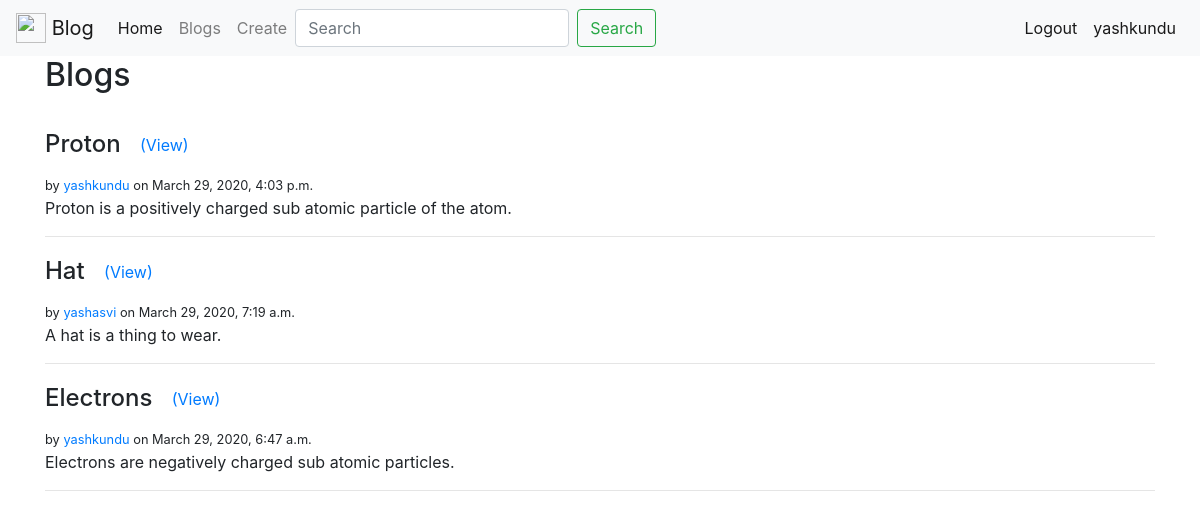
Before: /blogs/ (signed in) with the older database file.
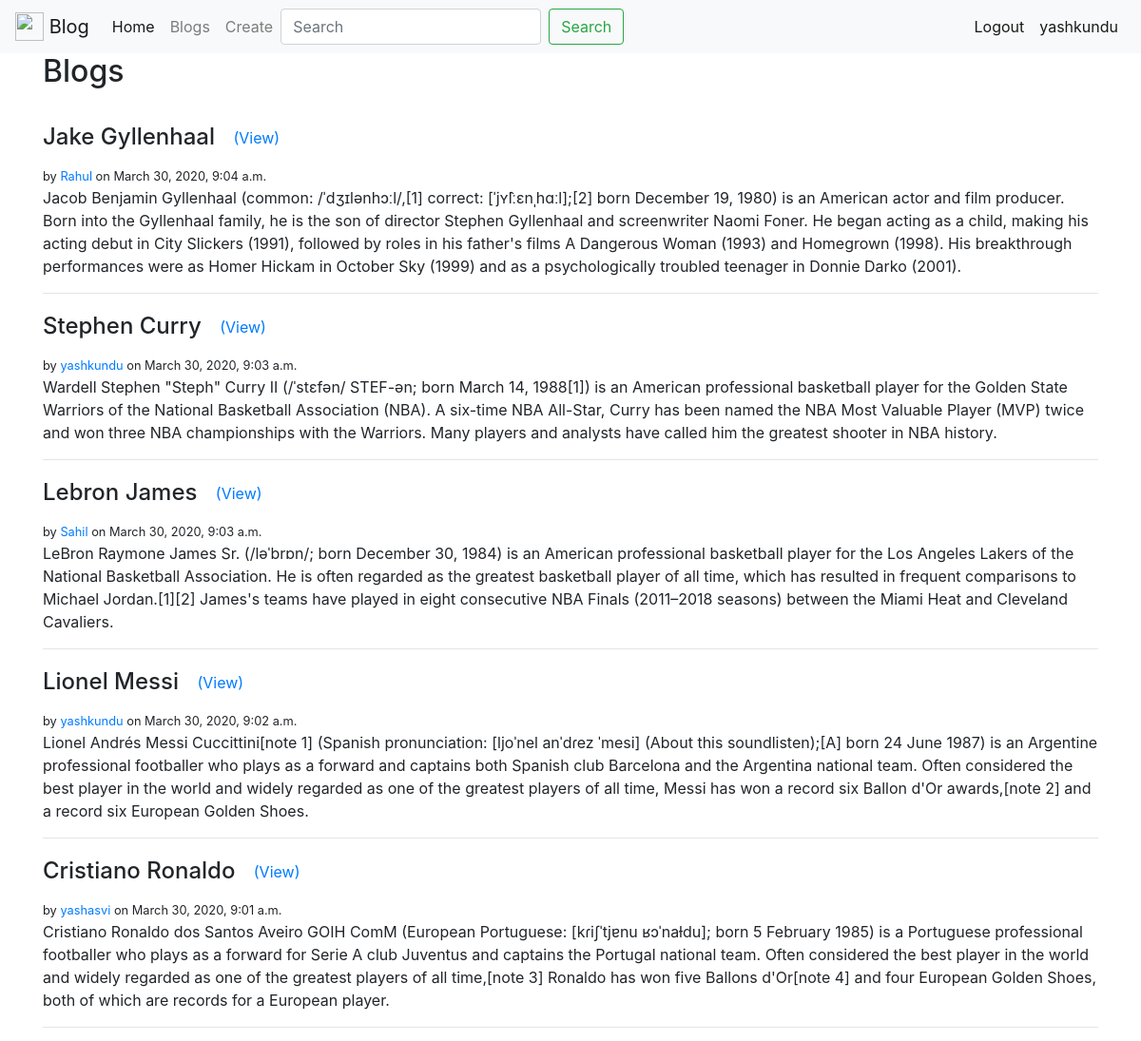
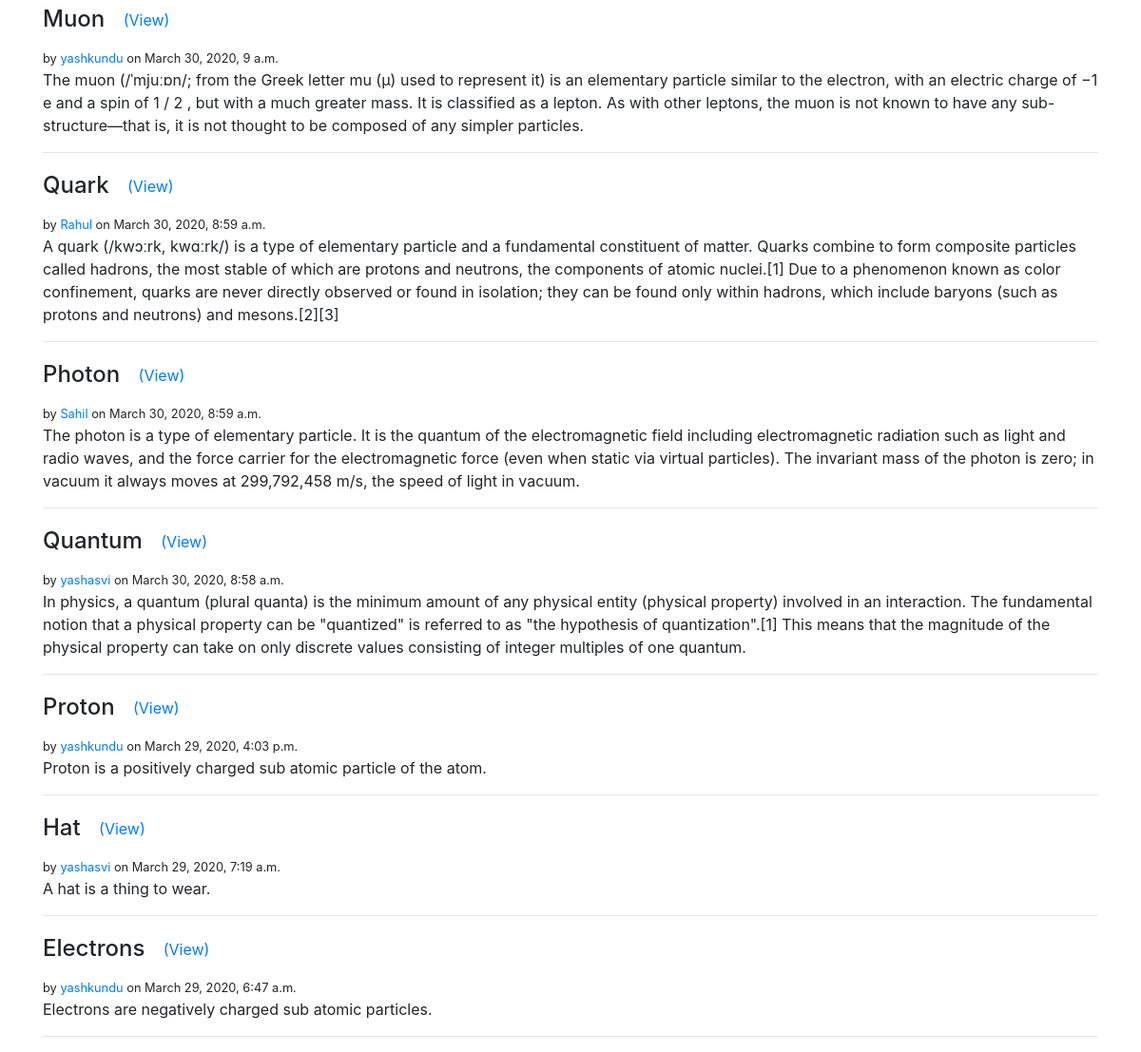
After: the same page with the newer database file (2 pictures, top to bottom).
### blogs/models.py (models this page shows, shortened)
class Blog(models.Model):
    author = models.ForeignKey(settings.AUTH_USER_MODEL, on_delete=models.CASCADE, related_name='blogs')
    title = models.CharField(max_length=120)
    content = models.TextField()
    timestamp = models.DateTimeField(auto_now_add=True)

### blogs/views.py (the view)
class BlogListView(LoginRequiredMixin, ListView):
    login_url = '/accounts/login/'
    model = Blog
    def get_queryset(self):
        user = self.request.user
        qs = Blog.objects.filter(Q(author__in=user.profile.get_following()) | Q(author=user)).order_by('-timestamp')
        query = self.request.GET.get('q', None)
        if query is not None:
            qs = qs.filter( Q(title__icontains=query) | Q(content__icontains=query)).distinct()
        return qs

### accounts/models.py (called while the page is built)
    def get_absolute_url(self):
        return reverse_lazy('accounts:detail', kwargs={'username': self.user.username})

    def get_following(self):
        users = self.following.all()
        return users.exclude(username=self.user.username)

### blogs/templates/blogs/blog_list.html (shortened to what this page needs)
{% extends 'base.html' %}
{% block content %}
  <h2>Blogs</h2><br>
  {% for object in object_list %}
    <h4>{{ object.title }} <a class="btn btn-link" href="{% url 'blogs:detail' pk=object.pk %}">(View)</a></h3>
    <small>by <a href="{{ object.author.profile.get_absolute_url }}">{{ object.author }}</a> on {{ object.timestamp }}</small>
    <p>{{ object.content }}</p>
    <hr>
  {% endfor %}
{% endblock %}

### templates/base.html (shortened to what this page needs)
<!doctype html>
<html lang="en">
  <head>
    <link rel="stylesheet" href="https://stackpath.bootstrapcdn.com/bootstrap/4.4.1/css/bootstrap.min.css">
  </head>
  <body>
    {% include 'snippets/navbar.html' %}
    <div class="container">
      {% block content %}
      {% endblock %}
    </div>
  </body>
</html>

### templates/snippets/navbar.html (shortened to what this page needs)
<nav class="navbar navbar-expand-lg navbar-light bg-light">
  <a class="navbar-brand" href="{% url 'home' %}">
    <img src="https://upload.wikimedia.org/wikipedia/commons/3/31/Blogger.svg" width="30" height="30" class="d-inline-block align-top" alt="">
    Blog
  </a>
  <div class="collapse navbar-collapse" id="navbarSupportedContent">
    <ul class="navbar-nav mr-auto">
      <li class="nav-item active">
        <a class="nav-link" href="{% url 'home' %}">Home <span class="sr-only">(current)</span></a>
      </li>
      <li class="nav-item">
        <a class="nav-link" href="{% url 'blogs:list' %}">Blogs</a>
      </li>
      <li class="nav-item">
        <a class="nav-link" href="{% url 'blogs:create' %}">Create</a>
      </li>
      {% if request.path == '/blogs/' %}
      <form class="form-inline" action="{% url 'blogs:list' %}" method="GET">
        <input class="form-control mr-sm-2" type="text" placeholder="Search" aria-label="Search" name='q' value="{{ request.GET.q }}">
        <button class="btn btn-outline-success my-2 my-sm-0" type="submit">Search</button>
      </form>
      {% endif %}
    </ul>
    {% if request.user.is_authenticated %}
    <ul class="navbar-nav ml-auto">
      <li class="nav-item active">
        <a class="nav-link" href="{% url 'accounts:logout' %}">Logout</a>
      </li>
      <li class="nav-item active">
        <a class="nav-link" href="{% url 'accounts:detail' username=request.user.username %}">{{ request.user.username }}</a>
      </li>
    </ul>
    {% endif %}
  </div>
</nav>

Changed rows visible on the page:
added Blog: title "Jake Gyllenhaal", author "Rahul", timestamp "March 30, 2020, 9:04 a.m.", content "Jacob Benjamin Gyllenhaal (common: /ˈdʒɪlənhɔːl/,[1] correct: [ˈjʏ̂lːɛnˌhɑːl];[2] born December 19, 1980) is an American actor and film producer. Born into the Gyllenhaal family, he is the son of director Stephen Gyllenhaal and screenwriter Naomi Foner. He began acting as a child, making his acting debut in City Slickers (1991), followed by roles in his father's films A Dangerous Woman (1993) and Homegrown (1998). His breakthrough performances were as Homer Hickam in October Sky (1999) and as a psychologically troubled teenager in Donnie Darko (2001)."
added Blog: title "Stephen Curry", author "yashkundu", timestamp "March 30, 2020, 9:03 a.m.", content "Wardell Stephen \"Steph\" Curry II (/ˈstɛfən/ STEF-ən; born March 14, 1988[1]) is an American professional basketball player for the Golden State Warriors of the National Basketball Association (NBA). A six-time NBA All-Star, Curry has been named the NBA Most Valuable Player (MVP) twice and won three NBA championships with the Warriors. Many players and analysts have called him the greatest shooter in NBA history."
added Blog: title "Lebron James", author "Sahil", timestamp "March 30, 2020, 9:03 a.m.", content "LeBron Raymone James Sr. (/ləˈbrɒn/; born December 30, 1984) is an American professional basketball player for the Los Angeles Lakers of the National Basketball Association. He is often regarded as the greatest basketball player of all time, which has resulted in frequent comparisons to Michael Jordan.[1][2] James's teams have played in eight consecutive NBA Finals (2011–2018 seasons) between the Miami Heat and Cleveland Cavaliers."
added Blog: title "Lionel Messi", author "yashkundu", timestamp "March 30, 2020, 9:02 a.m.", content "Lionel Andrés Messi Cuccittini[note 1] (Spanish pronunciation: [ljoˈnel anˈdɾez ˈmesi] (About this soundlisten);[A] born 24 June 1987) is an Argentine professional footballer who plays as a forward and captains both Spanish club Barcelona and the Argentina national team. Often considered the best player in the world and widely regarded as one of the greatest players of all time, Messi has won a record six Ballon d'Or awards,[note 2] and a record six European Golden Shoes."
added Blog: title "Cristiano Ronaldo", author "yashasvi", timestamp "March 30, 2020, 9:01 a.m.", content "Cristiano Ronaldo dos Santos Aveiro GOIH ComM (European Portuguese: [kɾiʃˈtjɐnu ʁɔˈnaɫdu]; born 5 February 1985) is a Portuguese professional footballer who plays as a forward for Serie A club Juventus and captains the Portugal national team. Often considered the best player in the world and widely regarded as one of the greatest players of all time,[note 3] Ronaldo has won five Ballons d'Or[note 4] and four European Golden Shoes, both of which are records for a European player."
added Blog: title "Muon", author "yashkundu", timestamp "March 30, 2020, 9 a.m.", content "The muon (/ˈmjuːɒn/; from the Greek letter mu (μ) used to represent it) is an elementary particle similar to the electron, with an electric charge of −1 e and a spin of 1 / 2 , but with a much greater mass. It is classified as a lepton. As with other leptons, the muon is not known to have any sub-structure—that is, it is not thought to be composed of any simpler particles."
added Blog: title "Quark", author "Rahul", timestamp "March 30, 2020, 8:59 a.m.", content "A quark (/kwɔːrk, kwɑːrk/) is a type of elementary particle and a fundamental constituent of matter. Quarks combine to form composite particles called hadrons, the most stable of which are protons and neutrons, the components of atomic nuclei.[1] Due to a phenomenon known as color confinement, quarks are never directly observed or found in isolation; they can be found only within hadrons, which include baryons (such as protons and neutrons) and mesons.[2][3]"
added Blog: title "Photon", author "Sahil", timestamp "March 30, 2020, 8:59 a.m.", content "The photon is a type of elementary particle. It is the quantum of the electromagnetic field including electromagnetic radiation such as light and radio waves, and the force carrier for the electromagnetic force (even when static via virtual particles). The invariant mass of the photon is zero; in vacuum it always moves at 299,792,458 m/s, the speed of light in vacuum."
added Blog: title "Quantum", author "yashasvi", timestamp "March 30, 2020, 8:58 a.m.", content "In physics, a quantum (plural quanta) is the minimum amount of any physical entity (physical property) involved in an interaction. The fundamental notion that a physical property can be \"quantized\" is referred to as \"the hypothesis of quantization\".[1] This means that the magnitude of the physical property can take on only discrete values consisting of integer multiples of one quantum."
